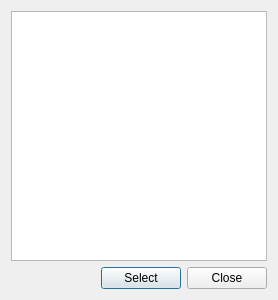
<?xml version="1.0" encoding="UTF-8"?>
<ui version="4.0">
 <class>Peripheral</class>
 <widget class="QDialog" name="Peripheral">
  <property name="geometry">
   <rect>
    <x>0</x>
    <y>0</y>
    <width>278</width>
    <height>300</height>
   </rect>
  </property>
  <property name="windowTitle">
   <string>Available peripherals</string>
  </property>
  <layout class="QGridLayout" name="gridLayout">
   <item row="0" column="0">
    <widget class="QListWidget" name="List"/>
   </item>
   <item row="1" column="0">
    <layout class="QHBoxLayout" name="horizontalLayout_2">
     <item>
      <spacer name="horizontalSpacer">
       <property name="orientation">
        <enum>Qt::Horizontal</enum>
       </property>
       <property name="sizeHint" stdset="0">
        <size>
         <width>40</width>
         <height>20</height>
        </size>
       </property>
      </spacer>
     </item>
     <item>
      <widget class="QPushButton" name="Select">
       <property name="text">
        <string>Select</string>
       </property>
      </widget>
     </item>
     <item>
      <widget class="QPushButton" name="Close">
       <property name="text">
        <string>Close</string>
       </property>
      </widget>
     </item>
    </layout>
   </item>
  </layout>
 </widget>
 <resources/>
 <connections/>
</ui>
